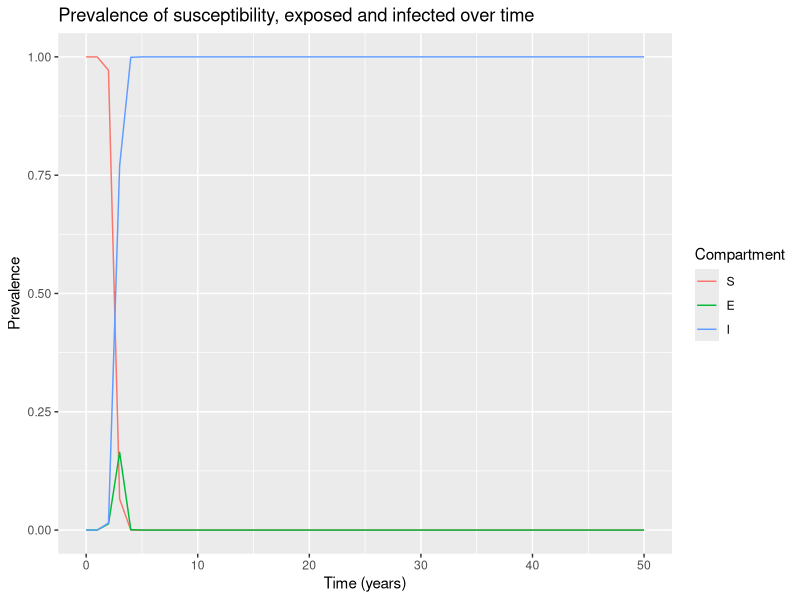

This chart was generated by the following R code:
# LOAD THE PACKAGES:
library(deSolve)
library(reshape2)
library(ggplot2)

# MODEL INPUTS:

# Vector storing the initial number of animals in each compartment
# (at timestep 0)
initial_state_values <- c(S = 999999
                          ,  # the whole population we're modelling
                          # is susceptible to infection
                          E = 1,       
                          I = 0)       
# population

# Vector storing the parameters describing the transition rates in
# units of years^-1
parameters <- c(beta = 0.0276*365,      # the infection rate
                delta = 0.0164*365)   # the rate of recovery, which acts on 
# those infected

# TIMESTEPS:

# Vector storing the sequence of timesteps to solve the model at
times <- seq(from = 0, to = 50, by = 1)   
# from 0 to 60 days in daily intervals

# SIR MODEL FUNCTION: 

# The model function takes as input arguments (in the following order):
# time, state and parameters
sie_model <- function(time, state, parameters) {  
  
  with(as.list(c(state, parameters)), {  # tell R to unpack variable names 
    # from the state and parameters inputs    
    
    # New: calculating the total population size N        
    N <- S+E+I # (the sum of the number of bovines in each compartment)
    
    # New: defining lambda as a function of beta and I:
    lambda <- beta * I/N
    # Another option is simply replacing lambda with this
    # expression in the differential equations below
    
    # The differential equations
    dS <- -lambda * S               
    dE <- lambda * S - delta * E    
    dI <- delta * E               
    
    return(list(c(dS, dE, dI))) 
  })
  
}

# MODEL OUTPUT (solving the differential equations):

# Solving the differential equations using the ode integration algorithm
output <- as.data.frame(ode(y = initial_state_values, 
                            times = times, 
                            func = sie_model,
                            parms = parameters))

# Plotting the output
output_long <- melt(as.data.frame(output), id = "time")                  # turn output dataset into long format

# Adding a column for the prevalence proportion to the long-format output
output_long$prevalence <- output_long$value/sum(initial_state_values)

# Plot the prevalence proportion
ggplot(data = output_long,                                               # specify object containing data to plot
       aes(x = time, y = prevalence, colour = variable, group = variable)) +  # assign columns to axes and groups
  geom_line() +                                                          # represent data as lines
  xlab("Time (years)")+                                                   # add label for x axis
  ylab("Prevalence") +                                      # add label for y axis
  labs(colour = "Compartment",                                           # add legend title
       title = "Prevalence of susceptibility, exposed and infected over time")   # add plot title
